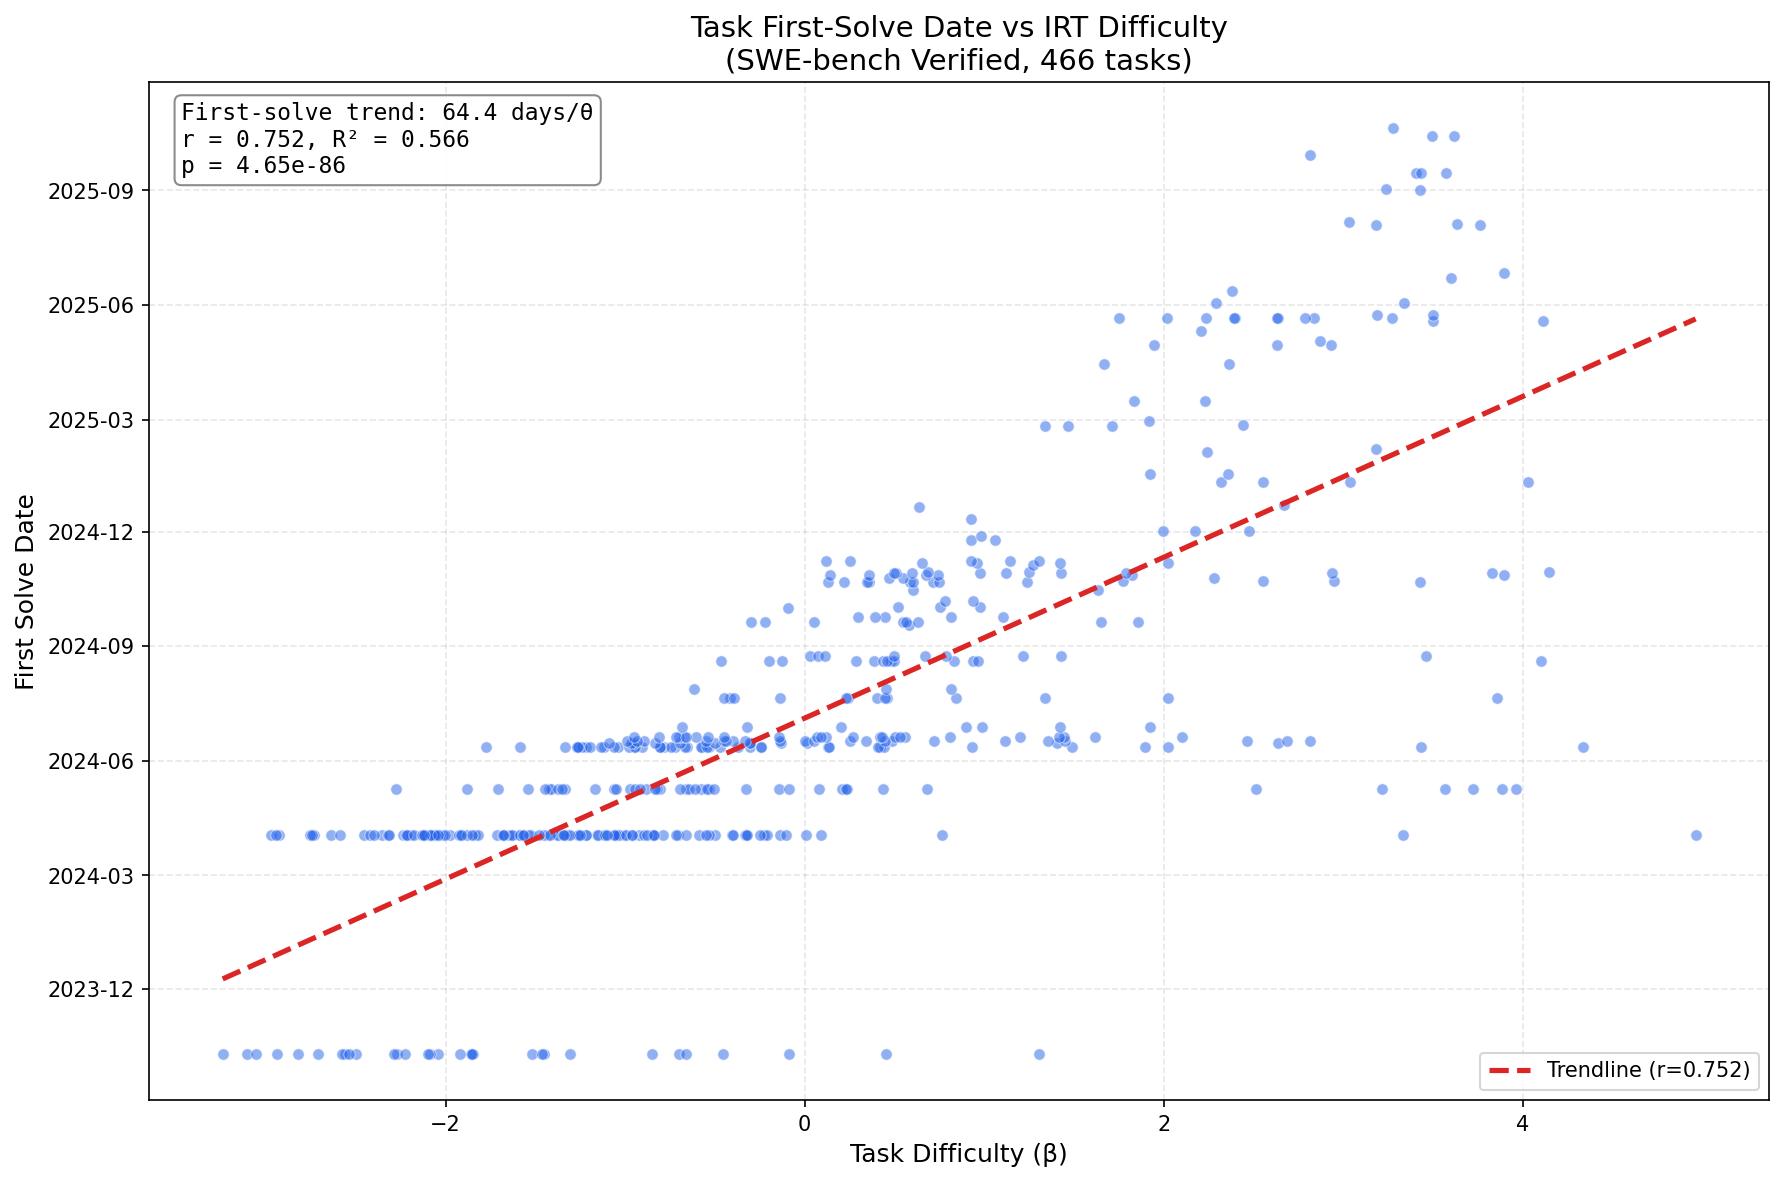

Write the Python code that produced this figure.
"""
Plot task first-solve date vs task difficulty.

For each task, finds the earliest submission date of any agent that solved it,
then plots this against the task's IRT difficulty (β).

This provides a complementary view to the frontier_ability_over_time plot:
- That plot: How capable is the best agent at time T?
- This plot: When was a task with difficulty β first solved?
"""

import json
import pandas as pd
import matplotlib.pyplot as plt
import matplotlib.dates as mdates
from datetime import datetime
from pathlib import Path
import numpy as np
from scipy import stats

# Paths
BASE_DIR = Path("/Users/chrisge/Downloads/model_irt")
RESPONSE_MATRIX = BASE_DIR / "clean_data/swebench_verified/swebench_verified_20251120_full.jsonl"
ITEMS_CSV = BASE_DIR / "clean_data/swebench_verified_20251120_full/1d/items.csv"
OUTPUT_DIR = BASE_DIR / "chris_output/figures"


def extract_submission_date(agent_name: str) -> datetime | None:
    """Extract the submission date from agent name (YYYYMMDD prefix)."""
    try:
        date_str = agent_name[:8]
        return datetime.strptime(date_str, "%Y%m%d")
    except (ValueError, IndexError):
        return None


def load_response_matrix(path: Path) -> dict[str, dict[str, int]]:
    """Load response matrix from JSONL file.

    Returns: dict mapping agent_name -> {task_id: 0|1}
    """
    responses = {}
    with open(path) as f:
        for line in f:
            data = json.loads(line)
            agent_name = data["subject_id"]
            responses[agent_name] = data["responses"]
    return responses


def compute_first_solve_dates(responses: dict[str, dict[str, int]]) -> dict[str, datetime]:
    """Compute the earliest solve date for each task.

    Returns: dict mapping task_id -> first_solve_date (only for solved tasks)
    """
    # Build agent -> submission_date mapping
    agent_dates = {}
    for agent_name in responses:
        date = extract_submission_date(agent_name)
        if date:
            agent_dates[agent_name] = date
        else:
            print(f"Could not extract date from agent: {agent_name}")

    # For each task, find earliest solving agent
    first_solve = {}
    all_tasks = set()

    for agent_name, task_responses in responses.items():
        if agent_name not in agent_dates:
            continue
        agent_date = agent_dates[agent_name]

        for task_id, solved in task_responses.items():
            all_tasks.add(task_id)
            if solved == 1:
                if task_id not in first_solve or agent_date < first_solve[task_id]:
                    first_solve[task_id] = agent_date

    print(f"Total tasks: {len(all_tasks)}")
    print(f"Tasks solved by at least one agent: {len(first_solve)}")
    print(f"Tasks never solved: {len(all_tasks) - len(first_solve)}")

    return first_solve


def main():
    print("Loading response matrix...")
    responses = load_response_matrix(RESPONSE_MATRIX)
    print(f"Loaded {len(responses)} agents")

    print("\nLoading task difficulties...")
    items = pd.read_csv(ITEMS_CSV, index_col=0)
    print(f"Loaded {len(items)} tasks with IRT parameters")

    print("\nComputing first-solve dates...")
    first_solve = compute_first_solve_dates(responses)

    # Build dataframe for plotting
    task_data = []
    for task_id, solve_date in first_solve.items():
        if task_id in items.index:
            difficulty = items.loc[task_id, "b"]  # β (difficulty parameter)
            task_data.append({
                "task_id": task_id,
                "first_solve_date": solve_date,
                "difficulty": difficulty,
            })

    df = pd.DataFrame(task_data)
    print(f"\nTasks with both solve date and difficulty: {len(df)}")

    # Convert dates to days since first solve
    first_date = df["first_solve_date"].min()
    df["days_since_first"] = (df["first_solve_date"] - first_date).dt.days

    print(f"Date range: {first_date.strftime('%Y-%m-%d')} to {df['first_solve_date'].max().strftime('%Y-%m-%d')}")
    print(f"Difficulty range: {df['difficulty'].min():.2f} to {df['difficulty'].max():.2f}")

    # Linear regression: first_solve_days ~ difficulty
    slope, intercept, r_value, p_value, std_err = stats.linregress(
        df["difficulty"], df["days_since_first"]
    )

    print(f"\nLinear regression (first_solve_days ~ difficulty):")
    print(f"  Slope: {slope:.2f} days/θ")
    print(f"  Intercept: {intercept:.2f} days")
    print(f"  R-value: {r_value:.4f}")
    print(f"  R²: {r_value**2:.4f}")
    print(f"  p-value: {p_value:.2e}")

    # Create the plot
    fig, ax = plt.subplots(figsize=(12, 8))

    # Scatter plot
    scatter = ax.scatter(
        df["difficulty"],
        df["first_solve_date"],
        alpha=0.5,
        s=30,
        color="#2563eb",
        edgecolors="white",
        linewidths=0.5,
    )

    # Trendline
    x_range = np.array([df["difficulty"].min(), df["difficulty"].max()])
    y_days = slope * x_range + intercept
    y_dates = [first_date + pd.Timedelta(days=int(d)) for d in y_days]
    ax.plot(x_range, y_dates, linewidth=2.5, color="#dc2626", linestyle="--",
            label=f"Trendline (r={r_value:.3f})")

    # Add annotation with regression stats
    stats_text = f"First-solve trend: {slope:.1f} days/θ\nr = {r_value:.3f}, R² = {r_value**2:.3f}\np = {p_value:.2e}"
    ax.text(0.02, 0.98, stats_text, transform=ax.transAxes, fontsize=11,
            verticalalignment='top', fontfamily='monospace',
            bbox=dict(boxstyle='round', facecolor='white', edgecolor='gray', alpha=0.9))

    # Formatting
    ax.set_xlabel("Task Difficulty (β)", fontsize=12)
    ax.set_ylabel("First Solve Date", fontsize=12)
    ax.set_title(f"Task First-Solve Date vs IRT Difficulty\n(SWE-bench Verified, {len(df)} tasks)", fontsize=14)

    # Format y-axis dates
    ax.yaxis.set_major_formatter(mdates.DateFormatter("%Y-%m"))
    ax.yaxis.set_major_locator(mdates.MonthLocator(interval=3))

    # Grid
    ax.grid(True, alpha=0.3, linestyle="--")
    ax.set_axisbelow(True)

    # Legend
    ax.legend(loc="lower right", fontsize=10)

    plt.tight_layout()

    # Save
    output_png = OUTPUT_DIR / "first_solve_date_vs_difficulty.png"
    output_pdf = OUTPUT_DIR / "first_solve_date_vs_difficulty.pdf"

    plt.savefig(output_png, dpi=150, bbox_inches="tight")
    print(f"\nSaved plot to: {output_png}")

    plt.savefig(output_pdf, bbox_inches="tight")
    print(f"Saved PDF to: {output_pdf}")

    plt.show()


if __name__ == "__main__":
    main()
